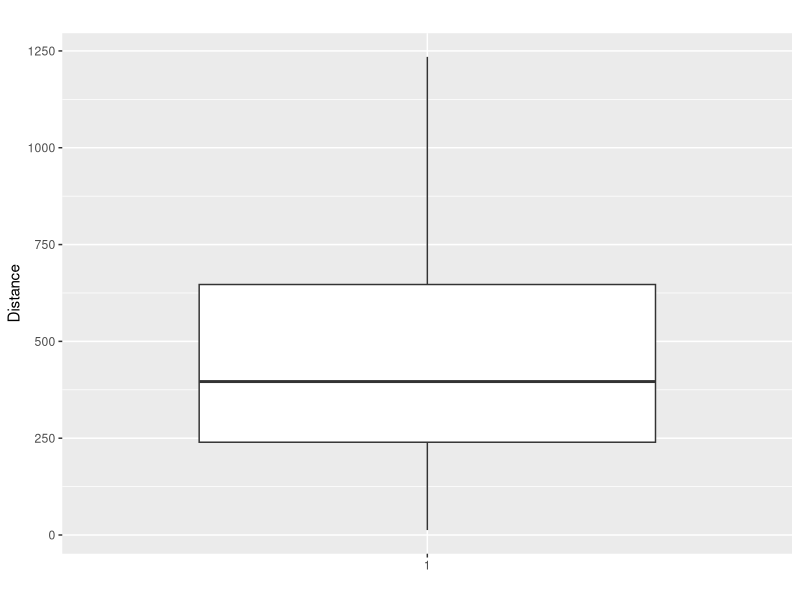
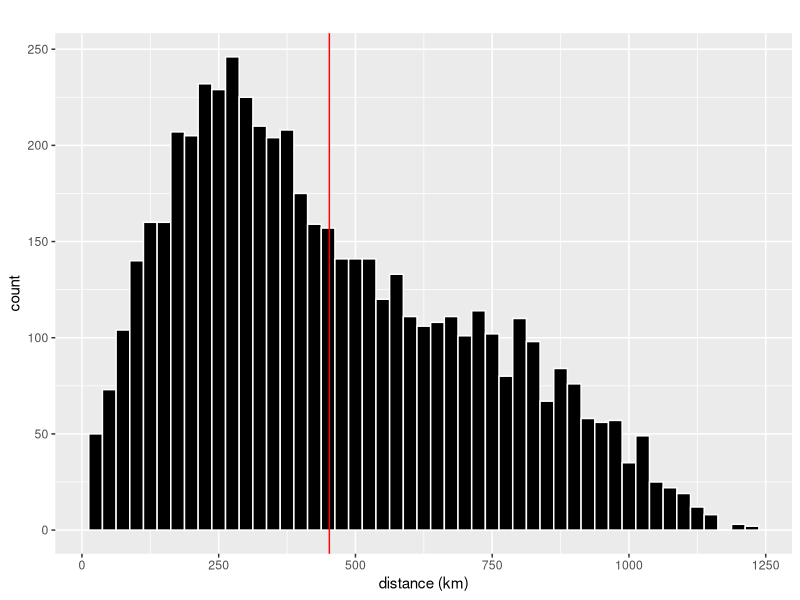
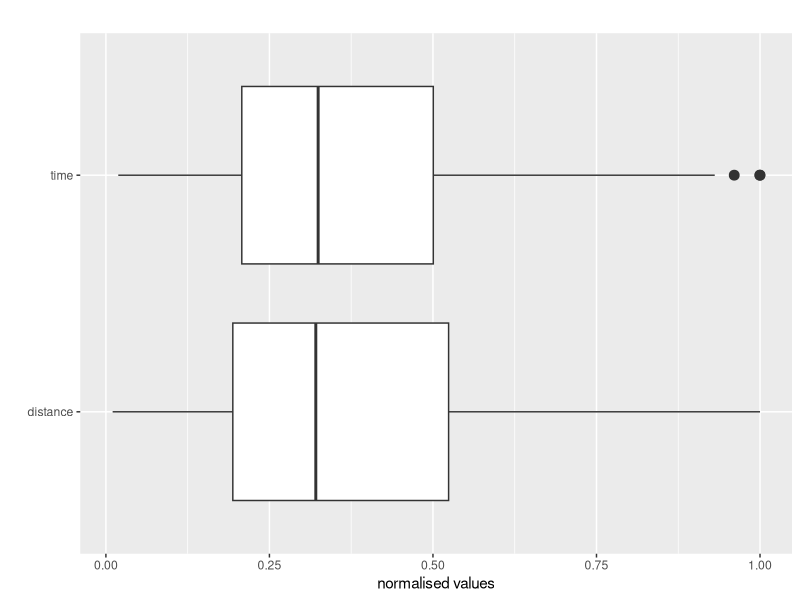
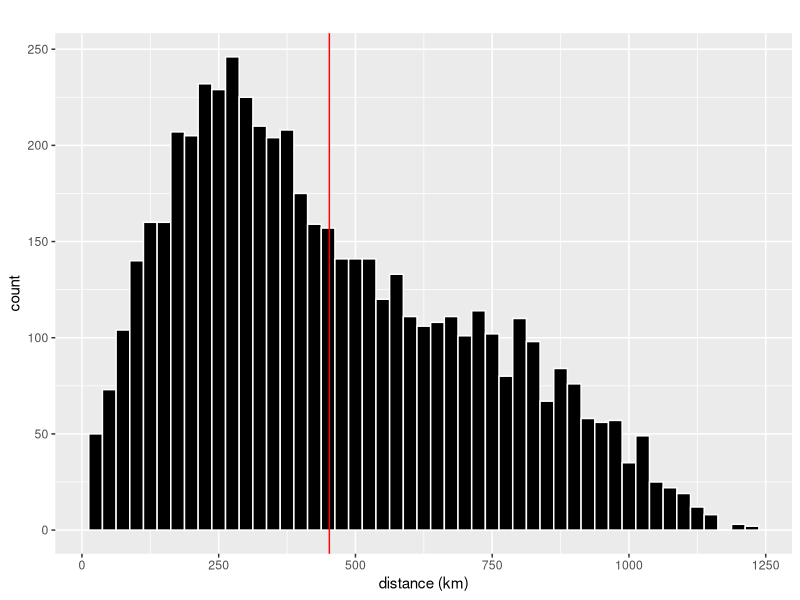

Source code (R) for these figures, in order:
#Look at random route data harvested from google's distance matrix API

#setwd("C:/Users/geodo/Dropbox/R/Workspace/randomNetworkDistancer")

library(ggplot2)
library(reshape)
library(scales)

#Get last two...
#routes <- rbind(read.csv("latestrbindOfMatrixOutputs.csv"), read.csv("GoogleDistanceMatrixRandomPathRresults_Wed_May_21_18_06_23_2014.csv"))

#write.csv(routes, "latestrbindOfMatrixOutputs.csv")

routes <- read.csv("latestrbindOfMatrixOutputs.csv")

#Lets just check the basics
output <- ggplot(routes, aes(x = factor(1), y = (distance/1000))) +
  geom_boxplot(outlier.size = 3) +
  ggtitle(" ") +
  theme(plot.title = element_text(lineheight=.8, face="bold")) +
  xlab(" ") +
  ylab("Distance")

output

histyprinty <- ggplot(routes, aes(x=distance/1000)) +
#   scale_x_continuous(trans=log2_trans()) +  
  #   coord_cartesian(xlim = c(0, 10)) +
  ggtitle(" ") +
  theme(plot.title = element_text(lineheight=1.5, face="bold")) +
  #   theme_classic() +
  xlab("distance (km)") +
#   ylab("number of individual flows") +
#   geom_histogram(colour="white", fill="black")
  geom_histogram(colour="white", fill="black", binwidth = 25) +
  geom_vline(xintercept=mean(routes$distance/1000), color="red")
#   geom_histogram(colour="white", fill="black", binwidth = 0.75)
#           geom_histogram(aes(fill = value))

histyprinty

ggsave(histyprinty, file="randomisedDistanceRoutesUK.png", width=6, height=4, dpi = 600)


#normalise time and distance for comparison
maxDist <- max(routes$distance)
maxTime <- max(routes$time)

normedDistTime <- routes

normedDistTime$distance <- normedDistTime$distance/maxDist
normedDistTime$time <- normedDistTime$time/maxTime

#melt is very clever!
normedDistTime <- melt(normedDistTime, id="X", measure=c("distance","time"))

output <- ggplot(normedDistTime, aes(x = variable, y = value)) +
  geom_boxplot(outlier.size = 3) +
  ggtitle(" ") +
  theme(plot.title = element_text(lineheight=.8, face="bold")) +
  xlab(" ") +
  ylab("normalised values") +
  coord_flip()

output
